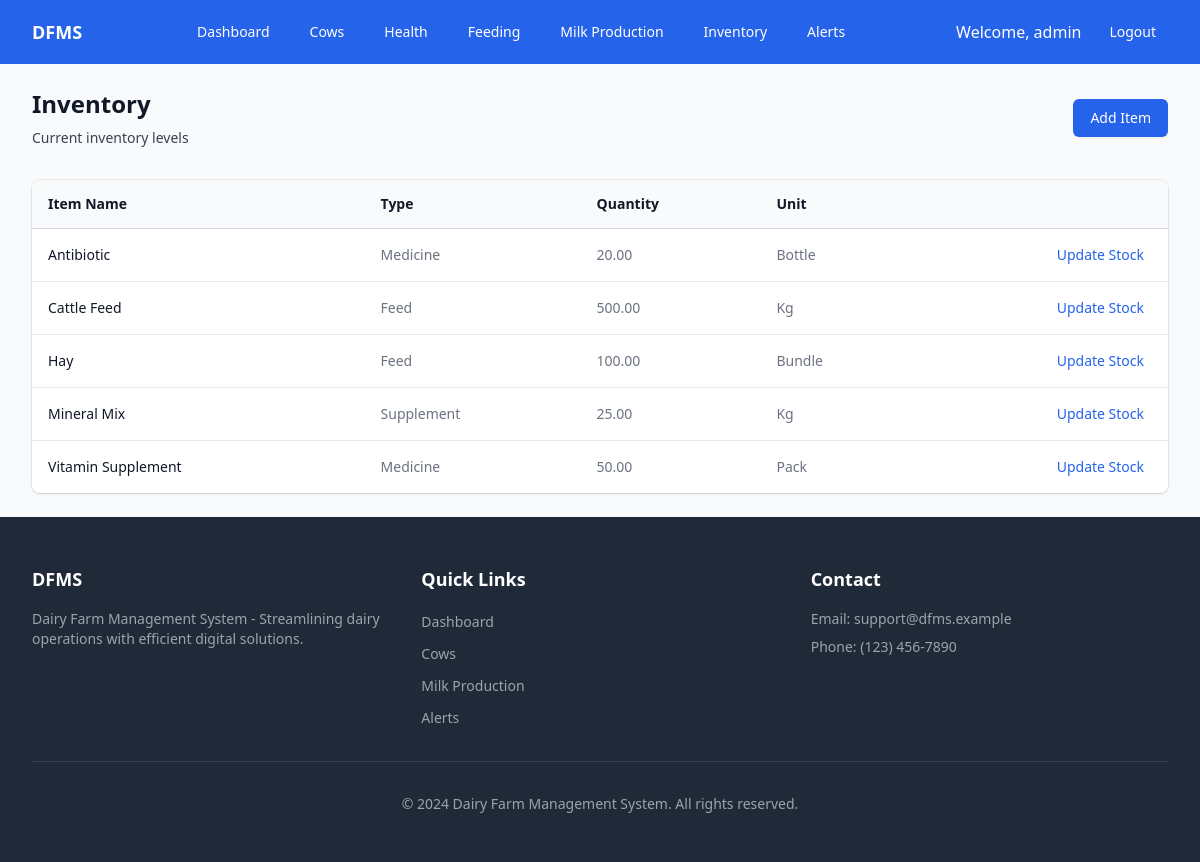
The app's page /modules/inventory/index.php (signed in) with its own data.
### tables this page shows
CREATE TABLE inventory_levels (
    inventory_id INT AUTO_INCREMENT PRIMARY KEY,
    item_id INT NOT NULL,
    quantity DECIMAL(10,2) NOT NULL,
    FOREIGN KEY (item_id) REFERENCES inventory_items(item_id)
);

CREATE TABLE inventory_items (
    item_id INT AUTO_INCREMENT PRIMARY KEY,
    item_name VARCHAR(100) NOT NULL,
    item_type VARCHAR(50),
    unit VARCHAR(50)
);

### modules/inventory/index.php (the view, shortened to what this page needs)
<?php
try {
    $conn = getDBConnection();
    $stmt = $conn->query("
        SELECT i.*, l.quantity
        FROM inventory_items i
        LEFT JOIN inventory_levels l ON i.item_id = l.item_id
        ORDER BY i.item_name
    ");
    $items = $stmt->fetchAll(PDO::FETCH_ASSOC);
} catch (PDOException $e) {
    $items = [];
}
require_once '../../includes/header.php';
?>
<div class="py-6">
    <div class="max-w-7xl mx-auto px-4 sm:px-6 lg:px-8">
        <div class="sm:flex sm:items-center">
            <div class="sm:flex-auto">
                <h1 class="text-2xl font-semibold text-gray-900">Inventory</h1>
                <p class="mt-2 text-sm text-gray-700">Current inventory levels</p>
            </div>
            <div class="mt-4 sm:mt-0 sm:ml-16 sm:flex-none">
                <a href="add.php" class="inline-flex items-center justify-center rounded-md border border-transparent bg-blue-600 px-4 py-2 text-sm font-medium text-white shadow-sm hover:bg-blue-700">
                    Add Item
                </a>
            </div>
        </div>
        <div class="mt-8 flex flex-col">
            <div class="-my-2 -mx-4 overflow-x-auto sm:-mx-6 lg:-mx-8">
                <div class="inline-block min-w-full py-2 align-middle md:px-6 lg:px-8">
                    <div class="overflow-hidden shadow ring-1 ring-black ring-opacity-5 md:rounded-lg">
                        <table class="min-w-full divide-y divide-gray-300">
                            <thead class="bg-gray-50">
                                <tr>
                                    <th scope="col" class="py-3.5 pl-4 pr-3 text-left text-sm font-semibold text-gray-900">Item Name</th>
                                    <th scope="col" class="px-3 py-3.5 text-left text-sm font-semibold text-gray-900">Type</th>
                                    <th scope="col" class="px-3 py-3.5 text-left text-sm font-semibold text-gray-900">Quantity</th>
                                    <th scope="col" class="px-3 py-3.5 text-left text-sm font-semibold text-gray-900">Unit</th>
                                    <th scope="col" class="relative py-3.5 pl-3 pr-4 sm:pr-6">
                                    </th>
                                </tr>
                            </thead>
                            <tbody class="divide-y divide-gray-200 bg-white">
                                <?php foreach ($items as $item): ?>
                                <tr>
                                    <td class="whitespace-nowrap py-4 pl-4 pr-3 text-sm font-medium text-gray-900">
                                        <?php echo htmlspecialchars($item['item_name']); ?>
                                    </td>
                                    <td class="whitespace-nowrap px-3 py-4 text-sm text-gray-500">
                                        <?php echo htmlspecialchars($item['item_type']); ?>
                                    </td>
                                    <td class="whitespace-nowrap px-3 py-4 text-sm text-gray-500">
                                        <?php echo number_format($item['quantity'] ?? 0, 2); ?>
                                    </td>
                                    <td class="whitespace-nowrap px-3 py-4 text-sm text-gray-500">
                                        <?php echo htmlspecialchars($item['unit']); ?>
                                    </td>
                                    <td class="relative whitespace-nowrap py-4 pl-3 pr-4 text-right text-sm font-medium sm:pr-6">
                                        <a href="update.php?id=<?php echo $item['item_id']; ?>" class="text-blue-600 hover:text-blue-900">Update Stock</a>
                                    </td>
                                </tr>
                                <?php endforeach; ?>
                            </tbody>
                        </table>
                    </div>
                </div>
            </div>
        </div>
    </div>
</div>
<?php require_once '../../includes/footer.php'; ?>

### records on screen
inventory_levels: item.item_name "Antibiotic", item.item_type "Medicine", quantity "20.00", item.unit "Bottle"
inventory_levels: item.item_name "Cattle Feed", item.item_type "Feed", quantity "500.00", item.unit "Kg"
inventory_levels: item.item_name "Hay", item.item_type "Feed", quantity "100.00", item.unit "Bundle"
inventory_levels: item.item_name "Mineral Mix", item.item_type "Supplement", quantity "25.00", item.unit "Kg"
inventory_levels: item.item_name "Vitamin Supplement", item.item_type "Medicine", quantity "50.00", item.unit "Pack"

### other values on screen
$label "Dashboard"
$label "Cows"
$label "Health"
$label "Feeding"
$label "Milk Production"
$label "Inventory"
$label "Alerts"
$_SESSION['username'] "admin"
